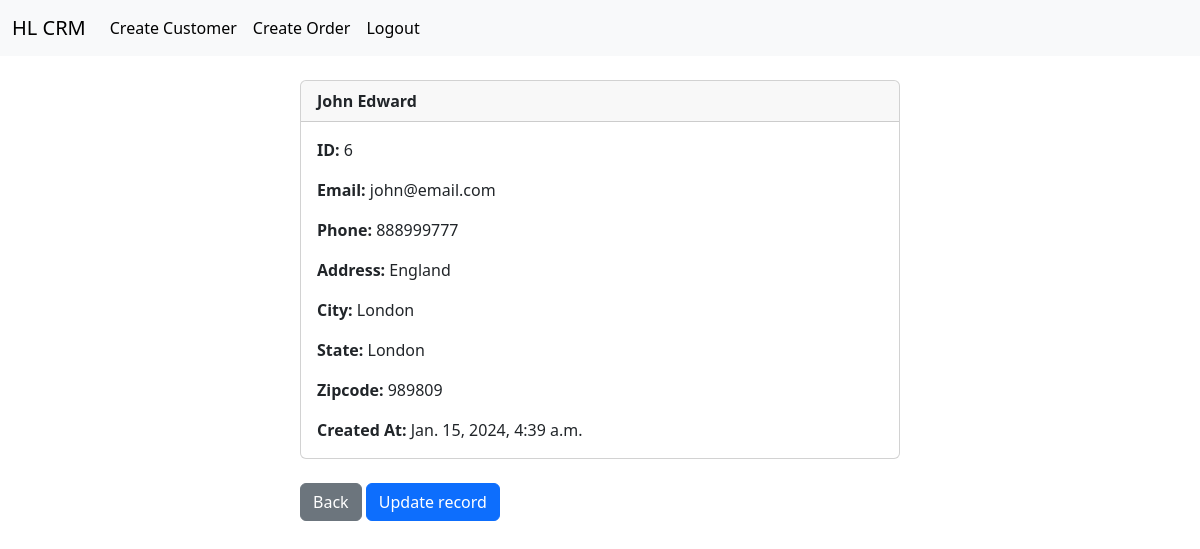
The app's page /record/6/ (signed in) with its own data.
### CRM_Django/models.py (models this page shows, shortened)
class Record(models.Model):
    created_at= models.DateTimeField(auto_now_add=True)
    first_name= models.CharField(max_length=50)
    last_name= models.CharField(max_length=60)
    email= models.CharField(max_length=100)
    phone= models.IntegerField()
    address= models.CharField(max_length=100)
    city= models.CharField(max_length=50)
    state= models.CharField(max_length=50)
    zipcode= models.CharField(max_length=50)

### CRM_Django/views.py (the view)
# urls.py: path('record/<int:pk>/',views.customer_record,name="record"),
def customer_record(request, pk):
    if request.user.is_authenticated:
        customer_record= Record.objects.get(id= pk)
        return render(request, 'record.html',{'Records':customer_record})
    else:
        messages.success(request,"You must be logged in to view that page..")
        return redirect('home')

### CRM_Django/templates/record.html (shortened to what this page needs)
{% include 'base.html' %}
<div class="col-md-6 offset-md-3" >
<div class="card">
    <div class="card-header">
      <strong>{{Records.first_name}} {{Records.last_name}}</strong>
    </div>
    <div class="card-body">
      <p class="card-text"><strong>ID:  </strong>{{Records.id}}</p>
      <p class="card-text"><strong>Email:  </strong>{{Records.email}}</p>
      <p class="card-text"><strong>Phone:  </strong>{{Records.phone}}</p>
      <p class="card-text"><strong>Address:  </strong>{{Records.address}}</p>
      <p class="card-text"><strong>City:  </strong>{{Records.city}}</p>
      <p class="card-text"><strong>State:  </strong>{{Records.state}}</p>
      <p class="card-text"><strong>Zipcode:  </strong>{{Records.zipcode}}</p>
      <p class="card-text"><strong>Created At: </strong>{{Records.created_at}}</p>
    </div>
</div>
<br>
<a href="{% url 'home' %}" class="btn btn-secondary">Back</a>
<a href="{% url 'update' Records.id  %}" class="btn btn-primary">Update record</a>
</div>

### records on screen
Record: first_name "John", last_name "Edward", id "6", email "john@email.com", phone "888999777", address "England", city "London", state "London", zipcode "989809", created_at "Jan. 15, 2024, 4:39 a.m."
